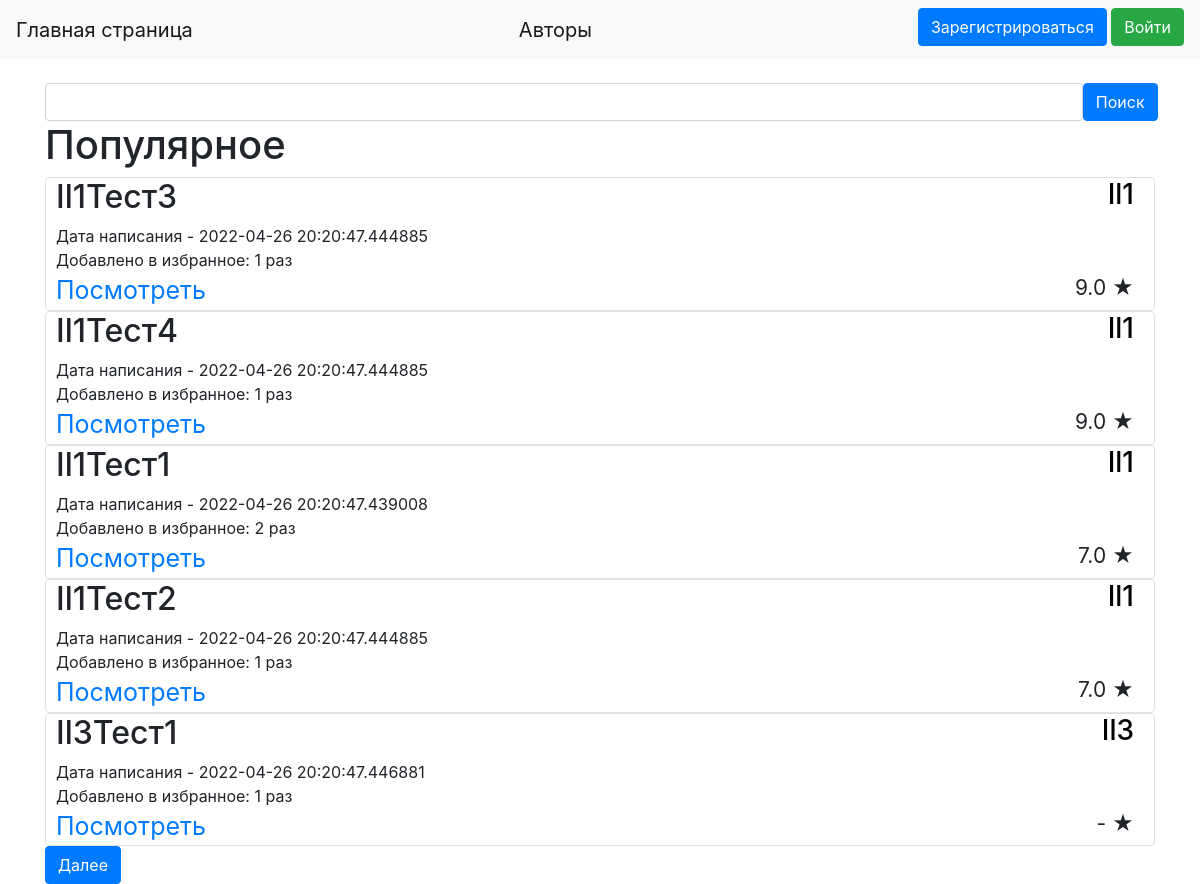
The page / on the database its author committed.
### data1/lessons.py (models this page shows, shortened)
class Lesson(SqlAlchemyBase):
    __tablename__ = 'lessons'
    id = sqlalchemy.Column(sqlalchemy.Integer,
                           primary_key=True, autoincrement=True)
    title = sqlalchemy.Column(sqlalchemy.String, nullable=True)
    content = sqlalchemy.Column(sqlalchemy.String, nullable=True)
    added_to_favorites_count = sqlalchemy.Column(sqlalchemy.Integer, default=0)
    rate = sqlalchemy.Column(sqlalchemy.Float, default=0)
    rates_count = sqlalchemy.Column(sqlalchemy.Integer, default=0)
    created_date = sqlalchemy.Column(sqlalchemy.DateTime,
                                     default=datetime.datetime.now)
    user_id = sqlalchemy.Column(sqlalchemy.Integer,
                                sqlalchemy.ForeignKey("users.id"))
    user = orm.relation('User')
    favourites = orm.relation("Favourites", back_populates='lesson')

### data1/users.py (models this page shows, shortened)
class User(SqlAlchemyBase, UserMixin):
    __tablename__ = 'users'
    id = sqlalchemy.Column(sqlalchemy.Integer,
                           primary_key=True, autoincrement=True)
    name = sqlalchemy.Column(sqlalchemy.String, unique=True, nullable=True)
    about = sqlalchemy.Column(sqlalchemy.String, nullable=True)
    email = sqlalchemy.Column(sqlalchemy.String,
                              index=True, unique=True, nullable=True)
    hashed_password = sqlalchemy.Column(sqlalchemy.String, nullable=True)
    created_lessons_count = sqlalchemy.Column(sqlalchemy.Integer, default=0)
    favourites_lessons_count = sqlalchemy.Column(sqlalchemy.Integer, default=0)
    created_date = sqlalchemy.Column(sqlalchemy.DateTime,
                                     default=datetime.datetime.now)
    lessons = orm.relation("Lesson", back_populates='user')
    favourites = orm.relation("Favourites", back_populates='user')

### LearnCreator.py (the view)
@app.route("/", methods=['GET', 'POST'])
def index():
    global limit, FirstResult, search_now, lessons_now_count, arr_content
    arr_content = Arr()
    db_sess = db_session.create_session()
    search = SearchForm()
    favourites_ids = []
    if current_user.is_authenticated:
        favourites_ids = [x.lesson_id for x in
                          db_sess.query(Favourites.lesson_id).filter(Favourites.user_id == current_user.id).distinct()]
    if request.method == "POST":
        FirstResult = 0
        limit = 5
        search_now = search.search.data
    lessons = db_sess.query(Lesson).filter(Lesson.title.like(f'%{search_now}%') | Lesson.title.like(
        '%' + str(search_now).capitalize() + '%') | Lesson.title.like(
        '%' + str(search_now).lower() + '%') | Lesson.title.like(
        '%' + str(search_now).upper() + '%')).order_by(-Lesson.rate, -Lesson.added_to_favorites_count, Lesson.title)[
              FirstResult:limit]
    lessons_now_count = db_sess.query(Lesson).filter(Lesson.title.like(f'%{search_now}%') | Lesson.title.like(
        '%' + str(search_now).capitalize() + '%') | Lesson.title.like(
        '%' + str(search_now).lower() + '%') | Lesson.title.like(
        '%' + str(search_now).upper() + '%')).count()
    return render_template("index.html", lessons=lessons, search=search, favourites_ids=favourites_ids,
                           FirstResult=FirstResult, lessons_now_count=lessons_now_count, limit=limit)

### forms/lesson.py
class Arr(FlaskForm):
    arr = []

### forms/search.py
class SearchForm(FlaskForm):
    search = StringField('Поиск')
    select = SubmitField('Поиск')
    estimate = StringField('Оценка')
    further = SubmitField('Далее')
    back = SubmitField('Назад')

### data1/db_session.py (called while the page is built)
def create_session() -> Session:
    global __factory
    return __factory()

### templates/index.html (shortened to what this page needs)
{% extends "base.html" %}
{% block content %}
<br>
<form action="" method="post">
    <div style="float: left; width: 93.5%">{{ search.search(class="form-control") }}</div>
    <div style="float: right; width: 6.5%">{{ search.select(type="submit", class="btn btn-primary")
        }}
    </div>
</form>
<h1>Популярное</h1>
{% for item in lessons%}
<div class="col-md6 border rounded">
    <h2 style="float: left; width: 50%; padding-left: 10px">{{item.title}}</h2>
    <h3 style="float: right; width: 50%; padding-right: 20px" align="right">
        <a href="/profile/{{ item.user.name }}" class="url1">{{item.user.name}}</a>
    </h3><br>
    <div style="float:left; width: 100%; padding-left: 10px">
        Дата написания - {{item.created_date}}
    </div>
    <div style="padding-left: 10px">
        Добавлено в избранное: {{item.added_to_favorites_count}} раз
    </div>
    <div style="float: right; width: 10%; font-size: 21px; padding-right: 20px" align="right">
        {% if item.rates_count>0%}
        {{item.rate}} &#9733
        {% else %}
        - &#9733
        {% endif %}
    </div>
    <div class="text3" style="font-size: 25px; padding-left: 10px">
        <div>
            <a href="/lesson/{{ item.id }}">Посмотреть</a>
        </div>
    </div>
</div>
{% endfor %}
{% if lessons_now_count>limit%}
<a href="/limit">{{ search.further(type="submit", class="btn btn-primary") }}</a>
{% endif %}
{% endblock %}

### templates/base.html (style rules this page uses)
.url1 { text-decoration: none; color: #000000; }
.text3 { word-spacing: 20px }

### rows shown on the page
Lesson: title "Il1Тест3", user.name "Il1", created_date "2022-04-26 20:20:47.444885", added_to_favorites_count "1", rate "9.0"
Lesson: title "Il1Тест4", user.name "Il1", created_date "2022-04-26 20:20:47.444885", added_to_favorites_count "1", rate "9.0"
Lesson: title "Il1Тест1", user.name "Il1", created_date "2022-04-26 20:20:47.439008", added_to_favorites_count "2", rate "7.0"
Lesson: title "Il1Тест2", user.name "Il1", created_date "2022-04-26 20:20:47.444885", added_to_favorites_count "1", rate "7.0"
Lesson: title "Il3Тест1", user.name "Il3", created_date "2022-04-26 20:20:47.446881", added_to_favorites_count "1"
